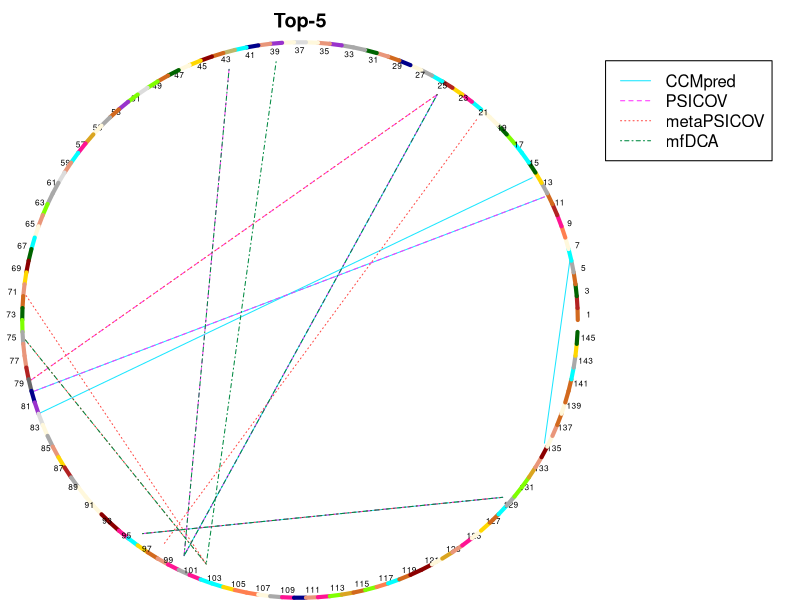

Source code (R):
require(plotrix)
png(file = "top5.png", width=6.6, height=5, units="in", res=500);
par(mar=c(0, 0, 2, 10), xpd=TRUE);
plot(0.5, 0.5, xlim = c(0, 1), ylim = c(0, 1), col = "white", main="Top-5", axes = FALSE);
segments(0.94001, 0.73748, 0.01944, 0.36195, col = "#1CE6FF", lty = 1, lwd = 1)
segments(0.91796, 0.77442, 0.03308, 0.32115, col = "#1CE6FF", lty = 1, lwd = 1)
segments(0.98606, 0.61725, 0.94001, 0.26252, col = "#1CE6FF", lty = 1, lwd = 1)
segments(0.21665, 0.08804, 0.86478, 0.15804, col = "#1CE6FF", lty = 1, lwd = 1)
segments(0.74689, 0.93479, 0.2914, 0.04559, col = "#1CE6FF", lty = 1, lwd = 1)
segments(0.74689, 0.93479, 0.2914, 0.04559, col = "#FF34FF", lty = 2, lwd = 1)
segments(0.94001, 0.73748, 0.01944, 0.36195, col = "#FF34FF", lty = 2, lwd = 1)
segments(0.74689, 0.93479, 0.01394, 0.38275, col = "#FF34FF", lty = 2, lwd = 1)
segments(0.37232, 0.98342, 0.2914, 0.04559, col = "#FF34FF", lty = 2, lwd = 1)
segments(0.21665, 0.08804, 0.86478, 0.15804, col = "#FF34FF", lty = 2, lwd = 1)
segments(0.00104, 0.46775, 0.33124, 0.02934, col = "#FF4A46", lty = 3, lwd = 1)
segments(0.74689, 0.93479, 0.01394, 0.38275, col = "#FF4A46", lty = 3, lwd = 1)
segments(0.00289, 0.55369, 0.33124, 0.02934, col = "#FF4A46", lty = 3, lwd = 1)
segments(0.81772, 0.88608, 0.25311, 0.0652, col = "#FF4A46", lty = 3, lwd = 1)
segments(0.21665, 0.08804, 0.86478, 0.15804, col = "#FF4A46", lty = 3, lwd = 1)
segments(0.21665, 0.08804, 0.86478, 0.15804, col = "#008941", lty = 4, lwd = 1)
segments(0.74689, 0.93479, 0.2914, 0.04559, col = "#008941", lty = 4, lwd = 1)
segments(0.45702, 0.99815, 0.33124, 0.02934, col = "#008941", lty = 4, lwd = 1)
segments(0.00104, 0.46775, 0.33124, 0.02934, col = "#008941", lty = 4, lwd = 1)
segments(0.37232, 0.98342, 0.2914, 0.04559, col = "#008941", lty = 4, lwd = 1)
draw.arc(0.5, 0.5, radius = 0.5, angle1 = 0.0, angle2 = 0.04304, col = "chocolate", lwd = 4);
text(1.01987, 0.51162, cex = 0.5, 1);
draw.arc(0.5, 0.5, radius = 0.5, angle1 = 0.04304, angle2 = 0.08607, col = "firebrick", lwd = 4);
draw.arc(0.5, 0.5, radius = 0.5, angle1 = 0.08607, angle2 = 0.12911, col = "darkgreen", lwd = 4);
text(1.01694, 0.55627, cex = 0.5, 3);
draw.arc(0.5, 0.5, radius = 0.5, angle1 = 0.12911, angle2 = 0.17214, col = "chocolate", lwd = 4);
draw.arc(0.5, 0.5, radius = 0.5, angle1 = 0.17214, angle2 = 0.21518, col = "darkgray", lwd = 4);
text(1.01019, 0.6005, cex = 0.5, 5);
draw.arc(0.5, 0.5, radius = 0.5, angle1 = 0.21518, angle2 = 0.25821, col = "cyan", lwd = 4);
draw.arc(0.5, 0.5, radius = 0.5, angle1 = 0.25821, angle2 = 0.30125, col = "cornsilk", lwd = 4);
text(0.99966, 0.64398, cex = 0.5, 7);
draw.arc(0.5, 0.5, radius = 0.5, angle1 = 0.30125, angle2 = 0.34428, col = "coral", lwd = 4);
draw.arc(0.5, 0.5, radius = 0.5, angle1 = 0.34428, angle2 = 0.38732, col = "deeppink", lwd = 4);
text(0.98544, 0.6864, cex = 0.5, 9);
draw.arc(0.5, 0.5, radius = 0.5, angle1 = 0.38732, angle2 = 0.43036, col = "firebrick", lwd = 4);
draw.arc(0.5, 0.5, radius = 0.5, angle1 = 0.43036, angle2 = 0.47339, col = "chocolate", lwd = 4);
text(0.96762, 0.72744, cex = 0.5, 11);
draw.arc(0.5, 0.5, radius = 0.5, angle1 = 0.47339, angle2 = 0.51643, col = "darkgray", lwd = 4);
draw.arc(0.5, 0.5, radius = 0.5, angle1 = 0.51643, angle2 = 0.55946, col = "gold", lwd = 4);
text(0.94633, 0.7668, cex = 0.5, 13);
draw.arc(0.5, 0.5, radius = 0.5, angle1 = 0.55946, angle2 = 0.6025, col = "darkgreen", lwd = 4);
draw.arc(0.5, 0.5, radius = 0.5, angle1 = 0.6025, angle2 = 0.64553, col = "cyan", lwd = 4);
text(0.92175, 0.80418, cex = 0.5, 15);
draw.arc(0.5, 0.5, radius = 0.5, angle1 = 0.64553, angle2 = 0.68857, col = "cyan", lwd = 4);
draw.arc(0.5, 0.5, radius = 0.5, angle1 = 0.68857, angle2 = 0.7316, col = "chartreuse", lwd = 4);
text(0.89404, 0.83931, cex = 0.5, 17);
draw.arc(0.5, 0.5, radius = 0.5, angle1 = 0.7316, angle2 = 0.77464, col = "darkgreen", lwd = 4);
draw.arc(0.5, 0.5, radius = 0.5, angle1 = 0.77464, angle2 = 0.81767, col = "cornsilk", lwd = 4);
text(0.86341, 0.87193, cex = 0.5, 19);
draw.arc(0.5, 0.5, radius = 0.5, angle1 = 0.81767, angle2 = 0.86071, col = "cornsilk", lwd = 4);
draw.arc(0.5, 0.5, radius = 0.5, angle1 = 0.86071, angle2 = 0.90375, col = "cyan", lwd = 4);
text(0.83009, 0.90179, cex = 0.5, 21);
draw.arc(0.5, 0.5, radius = 0.5, angle1 = 0.90375, angle2 = 0.94678, col = "deeppink", lwd = 4);
draw.arc(0.5, 0.5, radius = 0.5, angle1 = 0.94678, angle2 = 0.98982, col = "gold", lwd = 4);
text(0.79433, 0.92868, cex = 0.5, 23);
draw.arc(0.5, 0.5, radius = 0.5, angle1 = 0.98982, angle2 = 1.03285, col = "firebrick", lwd = 4);
draw.arc(0.5, 0.5, radius = 0.5, angle1 = 1.03285, angle2 = 1.07589, col = "cyan", lwd = 4);
text(0.75639, 0.95239, cex = 0.5, 25);
draw.arc(0.5, 0.5, radius = 0.5, angle1 = 1.07589, angle2 = 1.11892, col = "darkgray", lwd = 4);
draw.arc(0.5, 0.5, radius = 0.5, angle1 = 1.11892, angle2 = 1.16196, col = "cornsilk", lwd = 4);
text(0.71655, 0.97276, cex = 0.5, 27);
draw.arc(0.5, 0.5, radius = 0.5, angle1 = 1.16196, angle2 = 1.20499, col = "darkblue", lwd = 4);
draw.arc(0.5, 0.5, radius = 0.5, angle1 = 1.20499, angle2 = 1.24803, col = "chocolate", lwd = 4);
text(0.67511, 0.98963, cex = 0.5, 29);
draw.arc(0.5, 0.5, radius = 0.5, angle1 = 1.24803, angle2 = 1.29107, col = "darksalmon", lwd = 4);
draw.arc(0.5, 0.5, radius = 0.5, angle1 = 1.29107, angle2 = 1.3341, col = "darkgreen", lwd = 4);
text(0.63237, 1.00287, cex = 0.5, 31);
draw.arc(0.5, 0.5, radius = 0.5, angle1 = 1.3341, angle2 = 1.37714, col = "darkgray", lwd = 4);
draw.arc(0.5, 0.5, radius = 0.5, angle1 = 1.37714, angle2 = 1.42017, col = "darkgray", lwd = 4);
text(0.58865, 1.01238, cex = 0.5, 33);
draw.arc(0.5, 0.5, radius = 0.5, angle1 = 1.42017, angle2 = 1.46321, col = "darkorchid", lwd = 4);
draw.arc(0.5, 0.5, radius = 0.5, angle1 = 1.46321, angle2 = 1.50624, col = "darksalmon", lwd = 4);
text(0.54427, 1.01811, cex = 0.5, 35);
draw.arc(0.5, 0.5, radius = 0.5, angle1 = 1.50624, angle2 = 1.54928, col = "cornsilk", lwd = 4);
draw.arc(0.5, 0.5, radius = 0.5, angle1 = 1.54928, angle2 = 1.59231, col = "gainsboro", lwd = 4);
text(0.49957, 1.02, cex = 0.5, 37);
draw.arc(0.5, 0.5, radius = 0.5, angle1 = 1.59231, angle2 = 1.63535, col = "cornsilk", lwd = 4);
draw.arc(0.5, 0.5, radius = 0.5, angle1 = 1.63535, angle2 = 1.67839, col = "darkorchid", lwd = 4);
text(0.45487, 1.01803, cex = 0.5, 39);
draw.arc(0.5, 0.5, radius = 0.5, angle1 = 1.67839, angle2 = 1.72142, col = "darksalmon", lwd = 4);
draw.arc(0.5, 0.5, radius = 0.5, angle1 = 1.72142, angle2 = 1.76446, col = "darkblue", lwd = 4);
text(0.4105, 1.01224, cex = 0.5, 41);
draw.arc(0.5, 0.5, radius = 0.5, angle1 = 1.76446, angle2 = 1.80749, col = "cyan", lwd = 4);
draw.arc(0.5, 0.5, radius = 0.5, angle1 = 1.80749, angle2 = 1.85053, col = "darkkhaki", lwd = 4);
text(0.3668, 1.00265, cex = 0.5, 43);
draw.arc(0.5, 0.5, radius = 0.5, angle1 = 1.85053, angle2 = 1.89356, col = "chocolate", lwd = 4);
draw.arc(0.5, 0.5, radius = 0.5, angle1 = 1.89356, angle2 = 1.9366, col = "darkred", lwd = 4);
text(0.32408, 0.98934, cex = 0.5, 45);
draw.arc(0.5, 0.5, radius = 0.5, angle1 = 1.9366, angle2 = 1.97963, col = "gold", lwd = 4);
draw.arc(0.5, 0.5, radius = 0.5, angle1 = 1.97963, angle2 = 2.02267, col = "cornsilk", lwd = 4);
text(0.28267, 0.9724, cex = 0.5, 47);
draw.arc(0.5, 0.5, radius = 0.5, angle1 = 2.02267, angle2 = 2.0657, col = "darkgreen", lwd = 4);
draw.arc(0.5, 0.5, radius = 0.5, angle1 = 2.0657, angle2 = 2.10874, col = "chocolate", lwd = 4);
text(0.24287, 0.95197, cex = 0.5, 49);
draw.arc(0.5, 0.5, radius = 0.5, angle1 = 2.10874, angle2 = 2.15178, col = "chartreuse", lwd = 4);
draw.arc(0.5, 0.5, radius = 0.5, angle1 = 2.15178, angle2 = 2.19481, col = "gainsboro", lwd = 4);
text(0.20496, 0.92819, cex = 0.5, 51);
draw.arc(0.5, 0.5, radius = 0.5, angle1 = 2.19481, angle2 = 2.23785, col = "chartreuse", lwd = 4);
draw.arc(0.5, 0.5, radius = 0.5, angle1 = 2.23785, angle2 = 2.28088, col = "darkorchid", lwd = 4);
text(0.16925, 0.90124, cex = 0.5, 53);
draw.arc(0.5, 0.5, radius = 0.5, angle1 = 2.28088, angle2 = 2.32392, col = "chocolate", lwd = 4);
draw.arc(0.5, 0.5, radius = 0.5, angle1 = 2.32392, angle2 = 2.36695, col = "darkgray", lwd = 4);
text(0.13598, 0.87133, cex = 0.5, 55);
draw.arc(0.5, 0.5, radius = 0.5, angle1 = 2.36695, angle2 = 2.40999, col = "cornsilk", lwd = 4);
draw.arc(0.5, 0.5, radius = 0.5, angle1 = 2.40999, angle2 = 2.45302, col = "goldenrod", lwd = 4);
text(0.1054, 0.83866, cex = 0.5, 57);
draw.arc(0.5, 0.5, radius = 0.5, angle1 = 2.45302, angle2 = 2.49606, col = "deeppink", lwd = 4);
draw.arc(0.5, 0.5, radius = 0.5, angle1 = 2.49606, angle2 = 2.5391, col = "cyan", lwd = 4);
text(0.07775, 0.80348, cex = 0.5, 59);
draw.arc(0.5, 0.5, radius = 0.5, angle1 = 2.5391, angle2 = 2.58213, col = "darksalmon", lwd = 4);
draw.arc(0.5, 0.5, radius = 0.5, angle1 = 2.58213, angle2 = 2.62517, col = "gainsboro", lwd = 4);
text(0.05323, 0.76606, cex = 0.5, 61);
draw.arc(0.5, 0.5, radius = 0.5, angle1 = 2.62517, angle2 = 2.6682, col = "darkgrey", lwd = 4);
draw.arc(0.5, 0.5, radius = 0.5, angle1 = 2.6682, angle2 = 2.71124, col = "darkgray", lwd = 4);
text(0.03201, 0.72667, cex = 0.5, 63);
draw.arc(0.5, 0.5, radius = 0.5, angle1 = 2.71124, angle2 = 2.75427, col = "chartreuse", lwd = 4);
draw.arc(0.5, 0.5, radius = 0.5, angle1 = 2.75427, angle2 = 2.79731, col = "darksalmon", lwd = 4);
text(0.01426, 0.6856, cex = 0.5, 65);
draw.arc(0.5, 0.5, radius = 0.5, angle1 = 2.79731, angle2 = 2.84034, col = "cornsilk", lwd = 4);
draw.arc(0.5, 0.5, radius = 0.5, angle1 = 2.84034, angle2 = 2.88338, col = "cyan", lwd = 4);
text(0.0001, 0.64316, cex = 0.5, 67);
draw.arc(0.5, 0.5, radius = 0.5, angle1 = 2.88338, angle2 = 2.92642, col = "darkgreen", lwd = 4);
draw.arc(0.5, 0.5, radius = 0.5, angle1 = 2.92642, angle2 = 2.96945, col = "darkred", lwd = 4);
text(-0.01036, 0.59965, cex = 0.5, 69);
draw.arc(0.5, 0.5, radius = 0.5, angle1 = 2.96945, angle2 = 3.01249, col = "gold", lwd = 4);
draw.arc(0.5, 0.5, radius = 0.5, angle1 = 3.01249, angle2 = 3.05552, col = "darksalmon", lwd = 4);
text(-0.01703, 0.55541, cex = 0.5, 71);
draw.arc(0.5, 0.5, radius = 0.5, angle1 = 3.05552, angle2 = 3.09856, col = "chocolate", lwd = 4);
draw.arc(0.5, 0.5, radius = 0.5, angle1 = 3.09856, angle2 = 3.14159, col = "darkgreen", lwd = 4);
text(-0.01988, 0.51076, cex = 0.5, 73);
draw.arc(0.5, 0.5, radius = 0.5, angle1 = 3.14159, angle2 = 3.18463, col = "chartreuse", lwd = 4);
draw.arc(0.5, 0.5, radius = 0.5, angle1 = 3.18463, angle2 = 3.22766, col = "darkgray", lwd = 4);
text(-0.01888, 0.46603, cex = 0.5, 75);
draw.arc(0.5, 0.5, radius = 0.5, angle1 = 3.22766, angle2 = 3.2707, col = "darksalmon", lwd = 4);
draw.arc(0.5, 0.5, radius = 0.5, angle1 = 3.2707, angle2 = 3.31373, col = "darksalmon", lwd = 4);
text(-0.01404, 0.42155, cex = 0.5, 77);
draw.arc(0.5, 0.5, radius = 0.5, angle1 = 3.31373, angle2 = 3.35677, col = "firebrick", lwd = 4);
draw.arc(0.5, 0.5, radius = 0.5, angle1 = 3.35677, angle2 = 3.39981, col = "dimgrey", lwd = 4);
text(-0.0054, 0.37765, cex = 0.5, 79);
draw.arc(0.5, 0.5, radius = 0.5, angle1 = 3.39981, angle2 = 3.44284, col = "darkblue", lwd = 4);
draw.arc(0.5, 0.5, radius = 0.5, angle1 = 3.44284, angle2 = 3.48588, col = "darkorchid", lwd = 4);
text(0.00699, 0.33465, cex = 0.5, 81);
draw.arc(0.5, 0.5, radius = 0.5, angle1 = 3.48588, angle2 = 3.52891, col = "gainsboro", lwd = 4);
draw.arc(0.5, 0.5, radius = 0.5, angle1 = 3.52891, angle2 = 3.57195, col = "cornsilk", lwd = 4);
text(0.02303, 0.29288, cex = 0.5, 83);
draw.arc(0.5, 0.5, radius = 0.5, angle1 = 3.57195, angle2 = 3.61498, col = "darkgray", lwd = 4);
draw.arc(0.5, 0.5, radius = 0.5, angle1 = 3.61498, angle2 = 3.65802, col = "darksalmon", lwd = 4);
text(0.0426, 0.25265, cex = 0.5, 85);
draw.arc(0.5, 0.5, radius = 0.5, angle1 = 3.65802, angle2 = 3.70105, col = "gold", lwd = 4);
draw.arc(0.5, 0.5, radius = 0.5, angle1 = 3.70105, angle2 = 3.74409, col = "firebrick", lwd = 4);
text(0.06556, 0.21425, cex = 0.5, 87);
draw.arc(0.5, 0.5, radius = 0.5, angle1 = 3.74409, angle2 = 3.78713, col = "darkgray", lwd = 4);
draw.arc(0.5, 0.5, radius = 0.5, angle1 = 3.78713, angle2 = 3.83016, col = "cornsilk", lwd = 4);
text(0.09173, 0.17795, cex = 0.5, 89);
draw.arc(0.5, 0.5, radius = 0.5, angle1 = 3.83016, angle2 = 3.8732, col = "cornsilk", lwd = 4);
draw.arc(0.5, 0.5, radius = 0.5, angle1 = 3.8732, angle2 = 3.91623, col = "cornsilk", lwd = 4);
text(0.12093, 0.14405, cex = 0.5, 91);
draw.arc(0.5, 0.5, radius = 0.5, angle1 = 3.91623, angle2 = 3.95927, col = "darkred", lwd = 4);
draw.arc(0.5, 0.5, radius = 0.5, angle1 = 3.95927, angle2 = 4.0023, col = "darkred", lwd = 4);
text(0.15293, 0.11278, cex = 0.5, 93);
draw.arc(0.5, 0.5, radius = 0.5, angle1 = 4.0023, angle2 = 4.04534, col = "deeppink", lwd = 4);
draw.arc(0.5, 0.5, radius = 0.5, angle1 = 4.04534, angle2 = 4.08837, col = "cyan", lwd = 4);
text(0.1875, 0.08438, cex = 0.5, 95);
draw.arc(0.5, 0.5, radius = 0.5, angle1 = 4.08837, angle2 = 4.13141, col = "gold", lwd = 4);
draw.arc(0.5, 0.5, radius = 0.5, angle1 = 4.13141, angle2 = 4.17445, col = "chocolate", lwd = 4);
text(0.22439, 0.05905, cex = 0.5, 97);
draw.arc(0.5, 0.5, radius = 0.5, angle1 = 4.17445, angle2 = 4.21748, col = "darksalmon", lwd = 4);
draw.arc(0.5, 0.5, radius = 0.5, angle1 = 4.21748, angle2 = 4.26052, col = "deeppink", lwd = 4);
text(0.26331, 0.03699, cex = 0.5, 99);
draw.arc(0.5, 0.5, radius = 0.5, angle1 = 4.26052, angle2 = 4.30355, col = "darkgray", lwd = 4);
draw.arc(0.5, 0.5, radius = 0.5, angle1 = 4.30355, angle2 = 4.34659, col = "deeppink", lwd = 4);
text(0.30399, 0.01836, cex = 0.5, 101);
draw.arc(0.5, 0.5, radius = 0.5, angle1 = 4.34659, angle2 = 4.38962, col = "cyan", lwd = 4);
draw.arc(0.5, 0.5, radius = 0.5, angle1 = 4.38962, angle2 = 4.43266, col = "cyan", lwd = 4);
text(0.34612, 0.00329, cex = 0.5, 103);
draw.arc(0.5, 0.5, radius = 0.5, angle1 = 4.43266, angle2 = 4.47569, col = "gold", lwd = 4);
draw.arc(0.5, 0.5, radius = 0.5, angle1 = 4.47569, angle2 = 4.51873, col = "coral", lwd = 4);
text(0.38939, -0.0081, cex = 0.5, 105);
draw.arc(0.5, 0.5, radius = 0.5, angle1 = 4.51873, angle2 = 4.56176, col = "coral", lwd = 4);
draw.arc(0.5, 0.5, radius = 0.5, angle1 = 4.56176, angle2 = 4.6048, col = "cornsilk", lwd = 4);
text(0.43348, -0.01572, cex = 0.5, 107);
draw.arc(0.5, 0.5, radius = 0.5, angle1 = 4.6048, angle2 = 4.64784, col = "darkgrey", lwd = 4);
draw.arc(0.5, 0.5, radius = 0.5, angle1 = 4.64784, angle2 = 4.69087, col = "deeppink", lwd = 4);
text(0.47806, -0.01953, cex = 0.5, 109);
draw.arc(0.5, 0.5, radius = 0.5, angle1 = 4.69087, angle2 = 4.73391, col = "darkblue", lwd = 4);
draw.arc(0.5, 0.5, radius = 0.5, angle1 = 4.73391, angle2 = 4.77694, col = "darksalmon", lwd = 4);
text(0.5228, -0.0195, cex = 0.5, 111);
draw.arc(0.5, 0.5, radius = 0.5, angle1 = 4.77694, angle2 = 4.81998, col = "deeppink", lwd = 4);
draw.arc(0.5, 0.5, radius = 0.5, angle1 = 4.81998, angle2 = 4.86301, col = "chartreuse", lwd = 4);
text(0.56737, -0.01561, cex = 0.5, 113);
draw.arc(0.5, 0.5, radius = 0.5, angle1 = 4.86301, angle2 = 4.90605, col = "goldenrod", lwd = 4);
draw.arc(0.5, 0.5, radius = 0.5, angle1 = 4.90605, angle2 = 4.94908, col = "chocolate", lwd = 4);
text(0.61145, -0.00791, cex = 0.5, 115);
draw.arc(0.5, 0.5, radius = 0.5, angle1 = 4.94908, angle2 = 4.99212, col = "chartreuse", lwd = 4);
draw.arc(0.5, 0.5, radius = 0.5, angle1 = 4.99212, angle2 = 5.03516, col = "coral", lwd = 4);
text(0.6547, 0.00355, cex = 0.5, 117);
draw.arc(0.5, 0.5, radius = 0.5, angle1 = 5.03516, angle2 = 5.07819, col = "cyan", lwd = 4);
draw.arc(0.5, 0.5, radius = 0.5, angle1 = 5.07819, angle2 = 5.12123, col = "chocolate", lwd = 4);
text(0.69681, 0.01869, cex = 0.5, 119);
draw.arc(0.5, 0.5, radius = 0.5, angle1 = 5.12123, angle2 = 5.16426, col = "darkred", lwd = 4);
draw.arc(0.5, 0.5, radius = 0.5, angle1 = 5.16426, angle2 = 5.2073, col = "darkred", lwd = 4);
text(0.73745, 0.03739, cex = 0.5, 121);
draw.arc(0.5, 0.5, radius = 0.5, angle1 = 5.2073, angle2 = 5.25033, col = "cornsilk", lwd = 4);
draw.arc(0.5, 0.5, radius = 0.5, angle1 = 5.25033, angle2 = 5.29337, col = "goldenrod", lwd = 4);
text(0.77634, 0.05951, cex = 0.5, 123);
draw.arc(0.5, 0.5, radius = 0.5, angle1 = 5.29337, angle2 = 5.3364, col = "darksalmon", lwd = 4);
draw.arc(0.5, 0.5, radius = 0.5, angle1 = 5.3364, angle2 = 5.37944, col = "deeppink", lwd = 4);
text(0.81318, 0.0849, cex = 0.5, 125);
draw.arc(0.5, 0.5, radius = 0.5, angle1 = 5.37944, angle2 = 5.42247, col = "cornsilk", lwd = 4);
draw.arc(0.5, 0.5, radius = 0.5, angle1 = 5.42247, angle2 = 5.46551, col = "gold", lwd = 4);
text(0.84771, 0.11336, cex = 0.5, 127);
draw.arc(0.5, 0.5, radius = 0.5, angle1 = 5.46551, angle2 = 5.50855, col = "chocolate", lwd = 4);
draw.arc(0.5, 0.5, radius = 0.5, angle1 = 5.50855, angle2 = 5.55158, col = "cyan", lwd = 4);
text(0.87966, 0.14468, cex = 0.5, 129);
draw.arc(0.5, 0.5, radius = 0.5, angle1 = 5.55158, angle2 = 5.59462, col = "darkgrey", lwd = 4);
draw.arc(0.5, 0.5, radius = 0.5, angle1 = 5.59462, angle2 = 5.63765, col = "chartreuse", lwd = 4);
text(0.9088, 0.17863, cex = 0.5, 131);
draw.arc(0.5, 0.5, radius = 0.5, angle1 = 5.63765, angle2 = 5.68069, col = "chartreuse", lwd = 4);
draw.arc(0.5, 0.5, radius = 0.5, angle1 = 5.68069, angle2 = 5.72372, col = "goldenrod", lwd = 4);
text(0.93491, 0.21496, cex = 0.5, 133);
draw.arc(0.5, 0.5, radius = 0.5, angle1 = 5.72372, angle2 = 5.76676, col = "darksalmon", lwd = 4);
draw.arc(0.5, 0.5, radius = 0.5, angle1 = 5.76676, angle2 = 5.80979, col = "darkred", lwd = 4);
text(0.95781, 0.25341, cex = 0.5, 135);
draw.arc(0.5, 0.5, radius = 0.5, angle1 = 5.80979, angle2 = 5.85283, col = "cornsilk", lwd = 4);
draw.arc(0.5, 0.5, radius = 0.5, angle1 = 5.85283, angle2 = 5.89587, col = "darksalmon", lwd = 4);
text(0.97731, 0.29368, cex = 0.5, 137);
draw.arc(0.5, 0.5, radius = 0.5, angle1 = 5.89587, angle2 = 5.9389, col = "chocolate", lwd = 4);
draw.arc(0.5, 0.5, radius = 0.5, angle1 = 5.9389, angle2 = 5.98194, col = "cornsilk", lwd = 4);
text(0.99328, 0.33547, cex = 0.5, 139);
draw.arc(0.5, 0.5, radius = 0.5, angle1 = 5.98194, angle2 = 6.02497, col = "chocolate", lwd = 4);
draw.arc(0.5, 0.5, radius = 0.5, angle1 = 6.02497, angle2 = 6.06801, col = "chocolate", lwd = 4);
text(1.0056, 0.37848, cex = 0.5, 141);
draw.arc(0.5, 0.5, radius = 0.5, angle1 = 6.06801, angle2 = 6.11104, col = "cyan", lwd = 4);
draw.arc(0.5, 0.5, radius = 0.5, angle1 = 6.11104, angle2 = 6.15408, col = "darkgray", lwd = 4);
text(1.01417, 0.4224, cex = 0.5, 143);
draw.arc(0.5, 0.5, radius = 0.5, angle1 = 6.15408, angle2 = 6.19711, col = "gold", lwd = 4);
draw.arc(0.5, 0.5, radius = 0.5, angle1 = 6.19711, angle2 = 6.24015, col = "darkgreen", lwd = 4);
text(1.01894, 0.46688, cex = 0.5, 145);
legend(1.05, 1, c("CCMpred", "PSICOV", "metaPSICOV", "mfDCA"), col = c("#1CE6FF", "#FF34FF", "#FF4A46", "#008941"), lty = c(1, 2, 3, 4))
